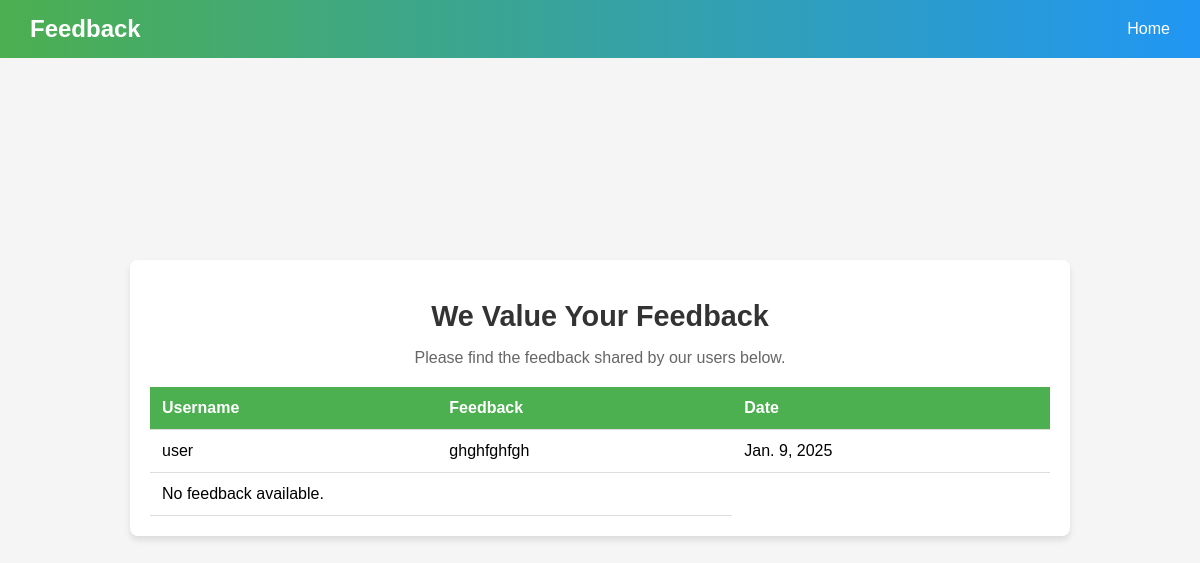
The page /feedback/ on the database its author committed.
### weopondetectionapp/models.py (models this page shows)
class Feedback(models.Model):
    USER=models.ForeignKey(LoginTable, on_delete=models.CASCADE)
    feedback=models.CharField(max_length=1000,null=True,blank=True)
    date=models.DateField(auto_now_add=True)

class LoginTable(models.Model):
    username=models.CharField(max_length=100,null=True,blank=True)
    password=models.CharField(max_length=100,null=True,blank=True)
    usertype=models.CharField(max_length=100,null=True,blank=True)
    name=models.CharField(max_length=100,null=True,blank=True)
    phonenumber=models.BigIntegerField(null=True,blank=True)
    email=models.CharField(max_length=100,null=True,blank=True)

### weopondetectionapp/views.py (the view)
# urls.py: path('feedback/',Feedbackview.as_view(),name='feedback'),
class Feedbackview(View):
    def get(self, request):
        obj=Feedback.objects.all()
        return render(request, 'feedback.html',{'obj':obj})

### templates/feedback.html (shortened to what this page needs)
{% load static %}
<!DOCTYPE html>
<html lang="en">
<head>
    <link rel="stylesheet" href="{% static 'css/feedback.css' %}">
</head>
<body>
    <header class="navbar">
        <div class="navbar-title">Feedback</div>
        <nav>
            <a href="/">Home</a>
        </nav>
    </header>
    <div class="container">
        <div class="card">
            <h1>We Value Your Feedback</h1>
            <p>Please find the feedback shared by our users below.</p>
            <table>
                <thead>
                    <tr>
                        <th>Username</th>
                        <th>Feedback</th>
                        <th>Date</th>
                    </tr>
                </thead>
                <tbody>
                   {% for i in obj %}
                    <tr>
                        <td>{{i.USER.username}} </td>
                        <td>{{i.feedback}} </td>
                        <td>{{i.date}}</td>
                    </tr>
                    {% endfor %}
                    <tr>
                        <td colspan="2">No feedback available.</td>
                    </tr>
                </tbody>
            </table>
        </div>
    </div>
</body>
</html>

### static/css/feedback.css (style rules this page uses)
body { font-family: 'Arial', sans-serif; margin: 0; padding: 0; background-color: #f5f5f5; }
.navbar { display: flex; justify-content: space-between; align-items: center; padding: 15px 30px; background: linear-gradient(90deg, #4CAF50, #2196F3); color: white; }
.navbar-title { font-size: 1.5em; font-weight: bold; }
.navbar nav a { color: white; text-decoration: none; font-size: 1em; }
.container { display: flex; justify-content: center; align-items: center; min-height: 80vh; padding: 20px; }
.card { background-color: #fff; width: 100%; max-width: 900px; border-radius: 8px; box-shadow: 0px 4px 6px rgba(0, 0, 0, 0.1); padding: 20px; text-align: center; }
.card h1 { color: #333; font-size: 1.8em; margin-bottom: 10px; }
.card p { color: #666; margin-bottom: 20px; }
table { width: 100%; border-collapse: collapse; margin-top: 20px; }
th, td { padding: 12px; text-align: left; border-bottom: 1px solid #ddd; }
th { background-color: #4CAF50; color: white; }

### rows shown on the page
Feedback: USER.username "user", feedback "ghghfghfgh", date "Jan. 9, 2025"
